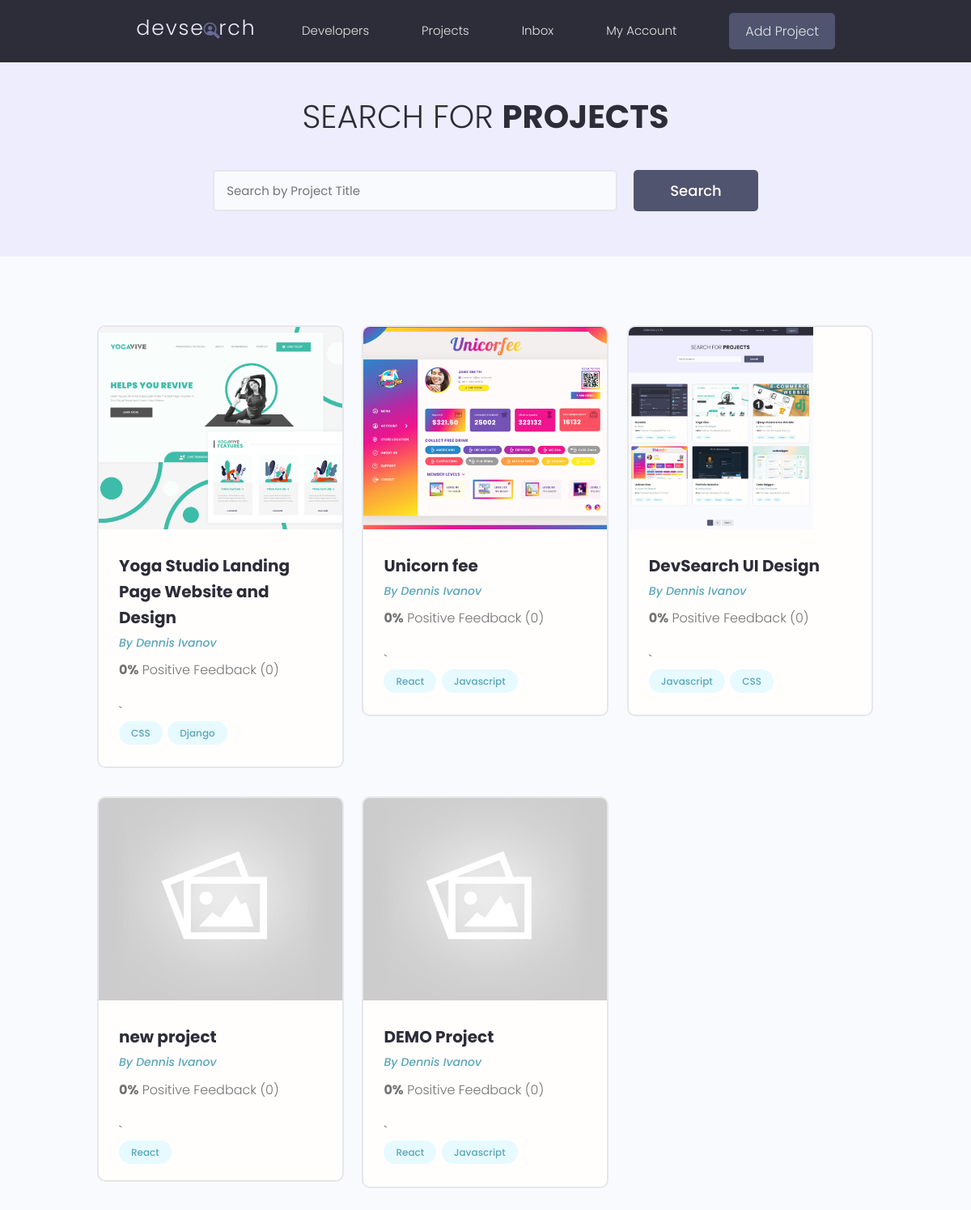
The page / on the database its author committed.
### projects/models.py (models this page shows, shortened)
class Project(models.Model):
    title=models.CharField(max_length=200)
    description=models.TextField(blank=True, null=True)
    featured_image= models.ImageField(null=True,blank=True,default="default.jpg")
    demo_link=models.CharField(max_length=1000,blank=True, null=True)
    source_link=models.CharField(max_length=1000,blank=True, null=True)
    tags=models.ManyToManyField(Tag,blank=True)
    vote_total=models.IntegerField(default=0)
    vote_ratio=models.IntegerField(default=0)
    created= models.DateTimeField(auto_now_add=True)
    id = models.UUIDField(default=uuid.uuid4, unique=True,primary_key=True,editable=False)
    @property
    def imageURL(self):
        try:
            img= self.featured_image.url
        except:
            img=''
        return img

class Tag(models.Model):
    name=models.CharField(max_length=200)
    created= models.DateTimeField(auto_now_add=True)
    id = models.UUIDField(default=uuid.uuid4, unique=True,primary_key=True,editable=False)
    def __str__(self):
        return self.name

### projects/views.py (the view)
# urls.py: path('',include('projects.urls'))
def projects(request):
    projects=Project.objects.all()
    context={'projects':projects}
    return render(request,'projects/projects.html',context)

### projects/templates/projects/projects.html (shortened to what this page needs)
{% extends 'main.html' %}
{% load static %}
 {% block content  %}
<main class="projects">
    <section class="hero-section text-center">
      <div class="container container--narrow">
        <div class="hero-section__box">
          <h2>Search for <span>Projects</span></h2>
        </div>
        <div class="hero-section__search">
          <form class="form" action="#" method="get">
            <div class="form__field">
              <input class="input input--text" id="formInput#search" type="text" name="text"
                placeholder="Search by Project Title" />
            </div>
            <input class="btn btn--sub btn--lg" type="submit" value="Search" />
          </form>
        </div>
      </div>
    </section>
    <section class="projectsList">
      <div class="container">
        <div class="grid grid--three">
        {% for project  in projects %}
          <div class="column">
            <div class="card project">
              <a href="{% url 'project' project.id %}" class="project">
                <img class="project__thumbnail" src="{{project.imageURL}}" alt="project thumbnail" />
                <div class="card__body">
                  <h3 class="project__title">{{project.title}}</h3>
                  <p><a class="project__author" href="#">By Dennis Ivanov</a></p>
                  <p class="project--rating">
                    <span style="font-weight: bold;">{{project.vote_ratio}}%</span> Positive
                    Feedback ({{project.vote_total}})
                  </p>
                `   <div class="project__tags">
                        {% for tag in project.tags.all %}
                        <span class="tag tag--pill tag--main">
                        <small>{{tag}}</small>
                        </span>
                        {% endfor %}
                    </div>
                </div>
              </a>
            </div>
          </div>
        {% endfor %}
        </div>
      </div>
    </section>
  </main>
  {% endblock content %}

### templates/main.html (shortened to what this page needs)
<!DOCTYPE html>
{% load static %}
<html>
<head>
    <link rel='stylesheet' type='text/css' media='screen' href='{% static "styles/main.css"%}'/>
    <link rel="stylesheet" href="https://cdn.iconmonstr.com/1.3.0/css/iconmonstr-iconic-font.min.css" />
    <link rel="stylesheet" href='{% static "uikit/styles/uikit.css"%}' />
    <link rel="stylesheet" href='{%static "styles/app.css" %}' />
</head>
<body>
 {% include 'navbar.html' %}
 {% block content %}
 {% endblock content %}
</body>
</html>

### templates/navbar.html (shortened to what this page needs)
 {% load static %}
 <header class="header">
    <div class="container container--narrow">
      <a href="/" class="header__logo">
        <img src='{% static "images/logo.svg" %}' alt="DevSearch Logo" />
      </a>
      <nav class="header__nav">
        <ul class="header__menu">
          <li class="header__menuItem"><a href="#">Developers</a></li>
          <li class="header__menuItem"><a href="#">Projects</a></li>
          <li class="header__menuItem"><a href="#">Inbox</a></li>
          <li class="header__menuItem"><a href="#">My Account</a></li>
          <li class="header__menuItem"><a href='{% url "create-project"%}' class="btn btn--sub">Add Project</a></li>
        </ul>
      </nav>
    </div>
  </header>

### static/styles/app.css (style rules this page uses)
:root { --color-sub: #2d2d39; }
.btn--sub { background-color: var(--color-sub-light); }
.card { border: 2px solid var(--color-light); }
img { width: 100%; }
.header { position: sticky; z-index: 111; background-color: var(--color-sub); padding: 1.5rem 0; }
.header > .container { display: flex; justify-content: space-between; align-items: center; }
.header__logo > img { height: 3.8rem; }
.header__nav > ul { display: inline-flex; align-items: center; list-style: none; gap: 6.5rem; }
.header__menuItem > a { color: var(--color-light); font-weight: 300; }
.hero-section { height: 40vh; display: flex; align-items: center; background-color: var(--color-sub); }
.hero-section__box { margin-bottom: 4rem; }
.hero-section__box > h2, .hero-section__box > h2 > span { font-size: 4rem; color: var(--color-light); line-height: 1.3; text-transform: uppercase; }
.hero-section__box > h2 { font-weight: 300; }
.hero-section__box > h2 > span { font-weight: 700; }
.hero-section__search > .form { display: flex; align-items: center; justify-content: center; gap: 2rem; }
.hero-section__search > .form input.input--text { width: 50rem; }
.project__author { font-size: 1.4rem; font-style: italic; }
.project--rating { margin-bottom: 1.6em; margin-top: .5em; }
.projects > .hero-section { background: var(--color-sub-lighter); height: 30vh; }
.projects .hero-section__box { margin-bottom: 2.5rem; }
.projects .hero-section__box > h2 { color: var(--color-sub); }
.projects .hero-section__box > h2 > span { font-weight: 700; color: var(--color-sub); }
.projectsList { margin-top: 8rem; }
.project__thumbnail { height: 25rem; object-fit: cover; object-position: top center; }
.project__title { font-size: 2rem; font-weight: 700; color: var(--color-sub); }

### static/uikit/styles/modules/_variables.css (style rules this page uses)
:root { --color-main: #5aa5b9; --color-main-light: #e6faff; --color-sub: #3f4156; --color-sub-light: #51546e; --color-sub-lighter: #ededfd; --color-text: #737373; --color-gray: #8b8b8b; --color-light: #e5e7eb; --color-light-gray: #767676; --color-bg: #f8fafd; --color-white: #fffefd; --color-white-light: #f3f3f3; --color-success: #359e64; --color-success-bg: #def8e8; --color-error: #fc4b0b; --color-error-bg: #fff2ee; --font-base: 'Poppins', arial, helvetica, 'Segoe UI', roboto, ubuntu, sans-serif; --font-monospace: 'Fira Code', 'Courier New', courier, monospace; --font-regular: 300; --font-medium: 500; --font-bold: 700; --generic-shadow: 1px 1px 5px #00000010; --generic-transition: all 0.3s ease-in-out; }

### static/uikit/styles/modules/_base.css (style rules this page uses)
* { margin: 0; padding: 0; box-sizing: border-box; text-rendering: optimizeLegibility; color: inherit; font-size: inherit; }
html { font-size: 50%; }
@media only screen and (min-width: 480px) { html { font-size: 56.25%; } }
@media only screen and (min-width: 1200px) { html { font-size: 62.5%; } }
body { line-height: 1.6; font-weight: 400; font-size: 1.5rem; color: var(--color-text); background-color: var(--color-bg); min-height: 100vh; }

### static/uikit/styles/modules/_typography.css (style rules this page uses)
* { font-family: var(--font-base); }
h2 { font-size: 3.6rem; font-weight: var(--font-bold); }
h3 { font-size: 3.2rem; font-weight: var(--font-medium); }
p, span, strong { font-size: 1.6rem; color: var(--color-text); font-weight: var(--font-regular); }
a { padding-bottom: 2px; text-decoration: none; display: inline-block; color: var(--color-main); font-weight: var(--font-medium); }

### static/uikit/styles/modules/_utilities.css (style rules this page uses)
.container { width: 92%; max-width: 165rem; margin: 0 auto; box-sizing: border-box; }
.container--narrow { width: 92%; max-width: 120rem; }
@media screen and (min-width: 1000px) { .container { width: 90%; } }
@media screen and (min-width: 1000px) { .container--narrow { width: 85%; } }
@media screen and (min-width: 1200px) { .container { width: 80%; } }
@media screen and (min-width: 1200px) { .container--narrow { width: 72%; } }
.text-center { text-align: center; }

### static/uikit/styles/modules/_button.css (style rules this page uses)
.btn { display: inline-block; position: relative; cursor: pointer; background-color: var(--color-light); font-weight: var(--font-medium); color: var(--color-sub); text-decoration: none; padding: 1rem 2rem; border-radius: 0.5rem; border: none; width: -webkit-fit-content; width: -moz-fit-content; width: fit-content; height: -webkit-fit-content; height: -moz-fit-content; height: fit-content; font-size: 1.6rem; outline-width: 0; outline-color: transparent; -webkit-backface-visibility: hidden; backface-visibility: hidden; transition: all 0.3s ease-in-out; }
.btn--sub { background-color: var(--color-sub); color: var(--color-white); }
.btn--lg { font-size: 1.8rem; padding: 1.2rem 4.5rem; }

### rows shown on the page
Project: imageURL (picture), title "Yoga Studio Landing Page Website and Design", vote_ratio "0", vote_total "0"
Tag: name "CSS"
Tag: name "Django"
Project: imageURL (picture), title "Unicorn fee", vote_ratio "0", vote_total "0"
Tag: name "React"
Tag: name "Javascript"
Project: imageURL (picture), title "DevSearch UI Design", vote_ratio "0", vote_total "0"
Project: imageURL (placeholder picture), title "new project", vote_ratio "0", vote_total "0"
Project: imageURL (placeholder picture), title "DEMO Project", vote_ratio "0", vote_total "0"
